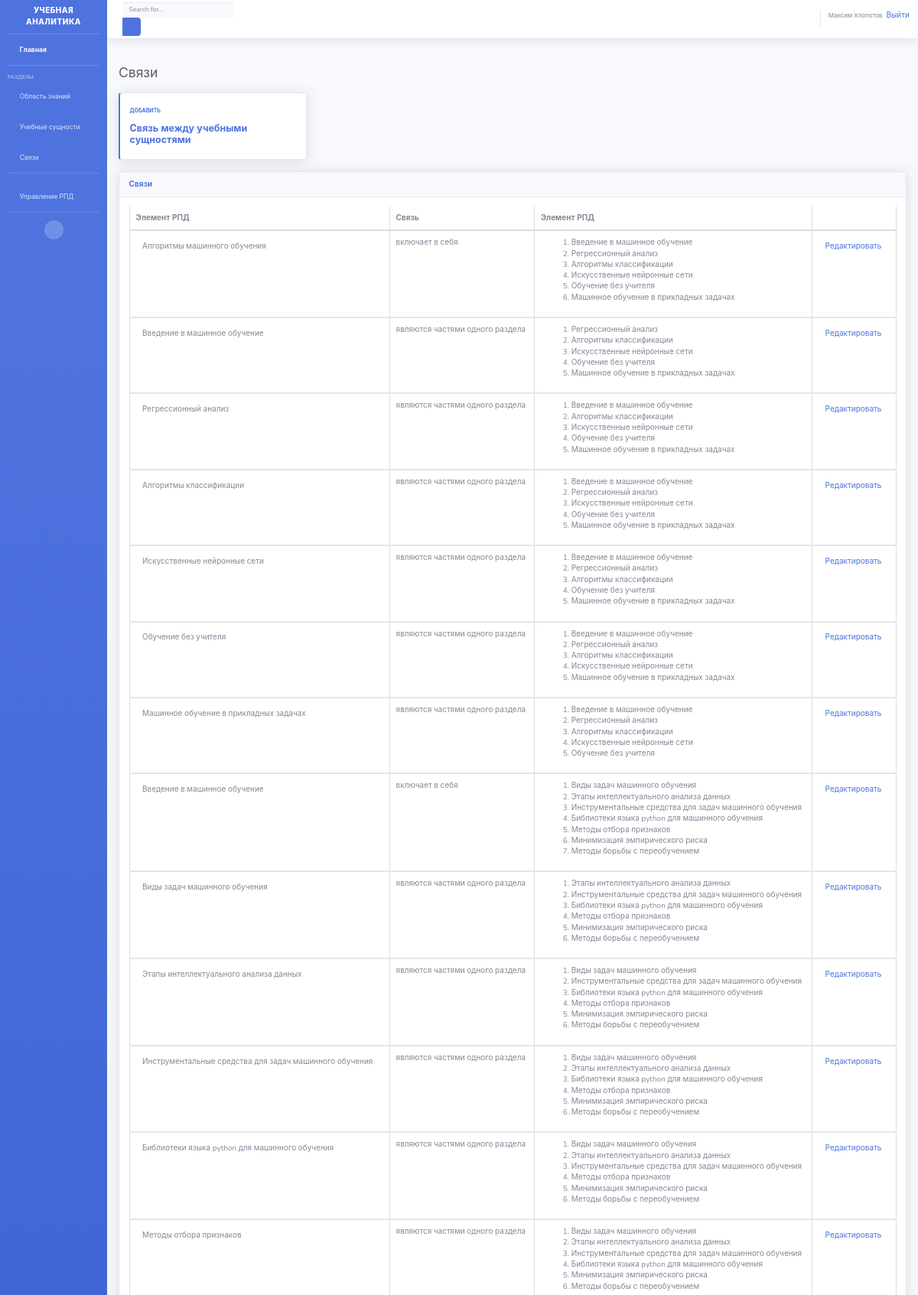
The page /relation/ (signed in, upper part) on the database its author committed.
### dataprocessing/models.py (models this page shows)
class Relation(models.Model):
    STATUS_CHOICES = (
        ('0', 'неопределенное'),
        ('1', 'включает в себя'),
        ('2', 'относится к'),
        ('3', 'является пререквизитом для'),
        ('4', 'имеет пререквизит'),
        ('5', 'тождество'),
        ('6', 'являются частями одного раздела'),
        ('7', 'отсутствует'),
    )
    item1 = models.ForeignKey(Items,on_delete=models.CASCADE, related_name = 'item1', verbose_name='Элемент РПД')
    relation = models.CharField(max_length=10, choices=STATUS_CHOICES, default='1', verbose_name='Связь')
    item2 = models.ManyToManyField(Items, related_name = 'item2', verbose_name='Элемент РПД')

class Items(models.Model):
    name = models.CharField(max_length=200, blank=True, verbose_name='Название')
    domain = models.ForeignKey(Domain, null = True, blank = True, help_text='Укажите область', verbose_name='Область знаний',on_delete=models.CASCADE,)
    author = models.ForeignKey(User, on_delete=models.CASCADE, related_name = 'author', verbose_name='Пользователи')
    value = models.IntegerField(blank=True, null = True, default = 0, verbose_name='Значение')
    source = models.CharField(max_length=200, blank=True, verbose_name='Источник')
    def __str__(self):
        return self.name

### dataprocessing/views.py (the view)
# urls.py: url(r'^relation/$', views.RelationListView.as_view(), name = 'relation'),
class RelationListView(generic.ListView):
    model = Relation
    def get_queryset(self):
        return Relation.objects.all()

### dataprocessing/templates/dataprocessing/relation_list.html
{% extends "main.html" %}
{% block content %}
{% if user.is_authenticated %}
 <div class="d-sm-flex align-items-center justify-content-between mb-4">
      <h1 class="h3 mb-0 text-gray-800">Связи</h1>
      </div>
          <div class="row">
            <div class="col-xl-3 col-md-6 mb-4">
              <div class="card border-left-primary shadow h-100 py-2">
                <div class="card-body">
                  <div class="row no-gutters align-items-center">
                    <div class="col mr-2">
                      <div class="text-xs font-weight-bold text-primary text-uppercase mb-1">Добавить</div>
                      <div class="h5 mb-0 font-weight-bold text-gray-800"><a href = "{% url 'post_relation' %}">Связь между учебными сущностями</a>
                      </div>
                    </div>
                    <div class="col-auto">
                      <i class="fas fa-sitemap fa-2x text-gray-300"></i>
                    </div>
                  </div>
                </div>
              </div>
            </div>
</div>
{% if relation_list %}
          <div class="card shadow mb-4">
            <div class="card-header py-3">
              <h6 class="m-0 font-weight-bold text-primary">Связи</h6>
            </div>
            <div class="card-body">
              <div class="table-responsive">
                <table class="table table-bordered" id="dataTable" width="100%" cellspacing="0">
                  <thead>
                <tr>
                  <th>Элемент РПД</th>
                  <th>Связь</th>
                  <th>Элемент РПД</th>
                  <th></th>
                </tr>
              </thead>
              <tbody>
              {% for rel in relation_list %}
                <tr>
                <td><a class="btn btn-default" href="{% url 'details' pk=rel.item1.pk %}">{{rel.item1}}</a></td>
                <td>{{rel.get_relation_display}}</td>
                <td><ol>{% for item in rel.item2.all %}
                <li>{{item}}</li>
                {% endfor %}</ol></td>
                <td><a class="btn btn-link" href="{% url 'edit_relation' pk=rel.pk %}">Редактировать</a></td>
                </tr>
              </tbody>
              {% endfor %}
            </table>
          </div>
</div>
</div>
{% endif %}
{%else%}
    <p>У вас нет доступа к этой странице. Обратитесь к администратору</p>
    <li><a href="{% url 'index'%}">Вернуться</a></li>
{% endif %}
{% endblock %}

### dataprocessing/templates/main.html (shortened to what this page needs)
<!DOCTYPE html>
<html lang="en">
<head>
  <link rel="stylesheet" href="https://maxcdn.bootstrapcdn.com/bootstrap/3.3.7/css/bootstrap.min.css">
  <link rel="stylesheet" href="https://cdn.jsdelivr.net/npm/bootstrap-select@1.13.12/dist/css/bootstrap-select.min.css">
  <link href="/static/vendor/fontawesome-free/css/all.min.css" rel="stylesheet" type="text/css">
  {% load static%}
  <link href="/static/css/sb-admin-2.min.css" rel="stylesheet">
</head>
<body id="page-top">
  <div id="wrapper">
    <ul class="navbar-nav bg-gradient-primary sidebar sidebar-dark accordion" id="accordionSidebar">
      <a class="sidebar-brand d-flex align-items-center justify-content-center" href="{% url 'index' %}">
        <div class="sidebar-brand-text mx-3">УЧЕБНАЯ АНАЛИТИКА</div>
      </a>
      <hr class="sidebar-divider my-0">
      <li class="nav-item active">
        <a class="nav-link" href="{% url 'index' %}">
          <i class="fas fa-fw fa-tachometer-alt"></i>
          <span>Главная</span></a>
      </li>
      <hr class="sidebar-divider">
      <div class="sidebar-heading">
        Разделы
      </div>
      {% if user.is_authenticated %}
      <li class="nav-item">
        <a class="nav-link" href="{% url 'domain' %}">
          <i class="fas fa-fw fa-university"></i>
          <span>Область знаний</span></a>
      </li>
      <li class="nav-item">
        <a class="nav-link" href="{% url 'items' %}">
          <i class="fas fa-fw fa-list"></i>
          <span>Учебные сущности</span></a>
      </li>
      <li class="nav-item">
        <a class="nav-link" href="{% url 'relation' %}">
          <i class="fas fa-fw fa-sitemap"></i>
          <span>Связи</span></a>
      </li>
      <hr class="sidebar-divider">
      {% if user.is_staff %}
      <li class="nav-item">
        <a class="nav-link" href="{% url 'workprograms' %}">
          <i class="fas fa-fw fa-university"></i>
          <span>Управление РПД</span></a>
      </li>
      {% endif %}
      <hr class="sidebar-divider d-none d-md-block">
      <div class="text-center d-none d-md-inline">
        <button class="rounded-circle border-0" id="sidebarToggle"></button>
      </div>
    </ul>
    <div id="content-wrapper" class="d-flex flex-column">
      <div id="content">
        <nav class="navbar navbar-expand navbar-light bg-white topbar mb-4 static-top shadow">
          <form class="d-none d-sm-inline-block form-inline mr-auto ml-md-3 my-2 my-md-0 mw-100 navbar-search">
            <div class="input-group">
              <input type="text" class="form-control bg-light border-0 small" placeholder="Search for..." aria-label="Search" aria-describedby="basic-addon2">
              <div class="input-group-append">
                <button class="btn btn-primary" type="button">
                  <i class="fas fa-search fa-sm"></i>
                </button>
              </div>
            </div>
          </form>
          <ul class="navbar-nav ml-auto">
            <a href="#"><span class="mr-2 d-none d-lg-inline text-gray-600 small">{{ user.get_full_name}}</span></a>
            <a href="{% url 'logout'%}">Выйти</a>
            {% endif %}
          </ul>
        </nav>
        <div class="container-fluid">
        {% block content %}{% endblock %}
        </div>
      </div>
    </div>
  </div>
</body>
</html>

### rows shown on the page
Relation: item1 "Алгоритмы машинного обучения", relation "включает в себя"
Items: name "Введение в машинное обучение"
Items: name "Регрессионный анализ"
Items: name "Алгоритмы классификации"
Items: name "Искусственные нейронные сети"
Items: name "Обучение без учителя"
Items: name "Машинное обучение в прикладных задачах"
Relation: item1 "Введение в машинное обучение", relation "являются частями одного раздела"
Relation: item1 "Регрессионный анализ", relation "являются частями одного раздела"
Relation: item1 "Алгоритмы классификации", relation "являются частями одного раздела"
Relation: item1 "Искусственные нейронные сети", relation "являются частями одного раздела"
Relation: item1 "Обучение без учителя", relation "являются частями одного раздела"
Relation: item1 "Машинное обучение в прикладных задачах", relation "являются частями одного раздела"
Relation: item1 "Введение в машинное обучение", relation "включает в себя"
Items: name "Виды задач машинного обучения"
Items: name "Этапы интеллектуального анализа данных"
Items: name "Инструментальные средства для задач машинного обучения"
Items: name "Библиотеки языка python для машинного обучения"
Items: name "Методы отбора признаков"
Items: name "Минимизация эмпирического риска"
Items: name "Методы борьбы с переобучением"
Relation: item1 "Виды задач машинного обучения", relation "являются частями одного раздела"
Relation: item1 "Этапы интеллектуального анализа данных", relation "являются частями одного раздела"
Relation: item1 "Инструментальные средства для задач машинного обучения", relation "являются частями одного раздела"
Relation: item1 "Библиотеки языка python для машинного обучения", relation "являются частями одного раздела"
Relation: item1 "Методы отбора признаков", relation "являются частями одного раздела"

### other values the page prints
{{ user.get_full_name }} "Максим Хлопотов"
